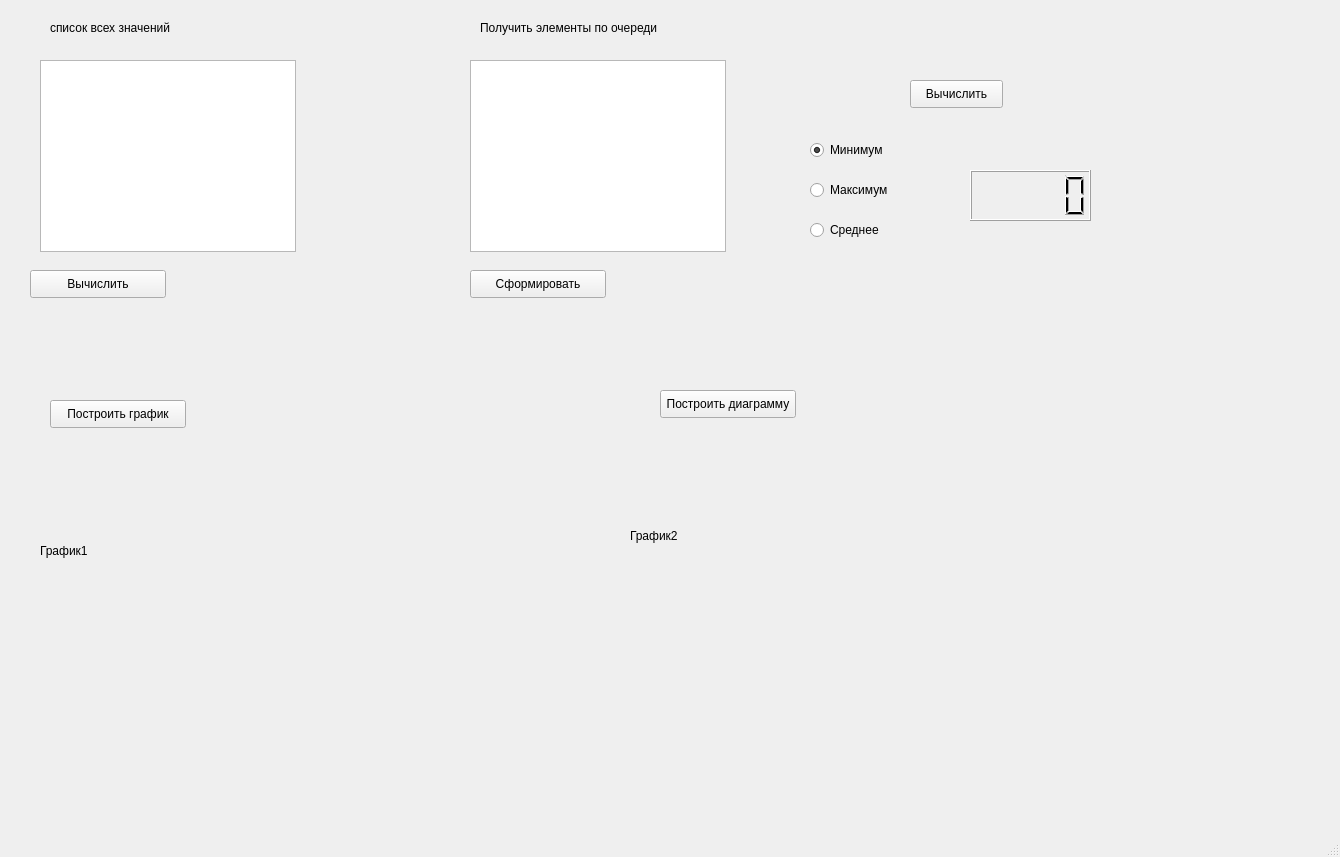
<?xml version="1.0" encoding="UTF-8"?>
<ui version="4.0">
 <class>MainWindow</class>
 <widget class="QMainWindow" name="MainWindow">
  <property name="geometry">
   <rect>
    <x>0</x>
    <y>0</y>
    <width>1340</width>
    <height>857</height>
   </rect>
  </property>
  <property name="windowTitle">
   <string>MainWindow</string>
  </property>
  <widget class="QWidget" name="centralwidget">
   <widget class="QLabel" name="label">
    <property name="geometry">
     <rect>
      <x>40</x>
      <y>470</y>
      <width>291</width>
      <height>161</height>
     </rect>
    </property>
    <property name="text">
     <string>График1</string>
    </property>
   </widget>
   <widget class="QLabel" name="label_2">
    <property name="geometry">
     <rect>
      <x>630</x>
      <y>460</y>
      <width>261</width>
      <height>151</height>
     </rect>
    </property>
    <property name="text">
     <string>График2</string>
    </property>
   </widget>
   <widget class="QListView" name="listView">
    <property name="geometry">
     <rect>
      <x>40</x>
      <y>60</y>
      <width>256</width>
      <height>192</height>
     </rect>
    </property>
   </widget>
   <widget class="QListWidget" name="listWidget">
    <property name="geometry">
     <rect>
      <x>470</x>
      <y>60</y>
      <width>256</width>
      <height>192</height>
     </rect>
    </property>
   </widget>
   <widget class="QLabel" name="label_3">
    <property name="geometry">
     <rect>
      <x>50</x>
      <y>20</y>
      <width>181</width>
      <height>16</height>
     </rect>
    </property>
    <property name="text">
     <string>список всех значений</string>
    </property>
   </widget>
   <widget class="QLabel" name="label_4">
    <property name="geometry">
     <rect>
      <x>480</x>
      <y>20</y>
      <width>191</width>
      <height>16</height>
     </rect>
    </property>
    <property name="text">
     <string>Получить элементы по очереди</string>
    </property>
   </widget>
   <widget class="QRadioButton" name="radioButton">
    <property name="geometry">
     <rect>
      <x>810</x>
      <y>140</y>
      <width>95</width>
      <height>20</height>
     </rect>
    </property>
    <property name="text">
     <string>Минимум</string>
    </property>
    <property name="checked">
     <bool>true</bool>
    </property>
    <attribute name="buttonGroup">
     <string notr="true">buttonGroup</string>
    </attribute>
   </widget>
   <widget class="QRadioButton" name="radioButton_2">
    <property name="geometry">
     <rect>
      <x>810</x>
      <y>180</y>
      <width>95</width>
      <height>20</height>
     </rect>
    </property>
    <property name="text">
     <string>Максимум</string>
    </property>
    <attribute name="buttonGroup">
     <string notr="true">buttonGroup</string>
    </attribute>
   </widget>
   <widget class="QRadioButton" name="radioButton_3">
    <property name="geometry">
     <rect>
      <x>810</x>
      <y>220</y>
      <width>95</width>
      <height>20</height>
     </rect>
    </property>
    <property name="text">
     <string>Среднее</string>
    </property>
    <attribute name="buttonGroup">
     <string notr="true">buttonGroup</string>
    </attribute>
   </widget>
   <widget class="QLCDNumber" name="lcdNumber">
    <property name="geometry">
     <rect>
      <x>970</x>
      <y>170</y>
      <width>121</width>
      <height>51</height>
     </rect>
    </property>
   </widget>
   <widget class="QPushButton" name="pushButton">
    <property name="geometry">
     <rect>
      <x>30</x>
      <y>270</y>
      <width>136</width>
      <height>28</height>
     </rect>
    </property>
    <property name="text">
     <string>Вычислить</string>
    </property>
   </widget>
   <widget class="QPushButton" name="pushButton_2">
    <property name="geometry">
     <rect>
      <x>470</x>
      <y>270</y>
      <width>136</width>
      <height>28</height>
     </rect>
    </property>
    <property name="text">
     <string>Сформировать</string>
    </property>
   </widget>
   <widget class="QPushButton" name="pushButton_4">
    <property name="geometry">
     <rect>
      <x>50</x>
      <y>400</y>
      <width>136</width>
      <height>28</height>
     </rect>
    </property>
    <property name="text">
     <string>Построить график</string>
    </property>
   </widget>
   <widget class="QPushButton" name="pushButton_3">
    <property name="geometry">
     <rect>
      <x>660</x>
      <y>390</y>
      <width>136</width>
      <height>28</height>
     </rect>
    </property>
    <property name="text">
     <string>Построить диаграмму</string>
    </property>
   </widget>
   <widget class="QPushButton" name="pushButton_5">
    <property name="geometry">
     <rect>
      <x>910</x>
      <y>80</y>
      <width>93</width>
      <height>28</height>
     </rect>
    </property>
    <property name="text">
     <string>Вычислить</string>
    </property>
   </widget>
  </widget>
  <widget class="QMenuBar" name="menubar">
   <property name="geometry">
    <rect>
     <x>0</x>
     <y>0</y>
     <width>1340</width>
     <height>26</height>
    </rect>
   </property>
  </widget>
  <widget class="QStatusBar" name="statusbar"/>
 </widget>
 <resources/>
 <connections/>
 <buttongroups>
  <buttongroup name="buttonGroup"/>
 </buttongroups>
</ui>
